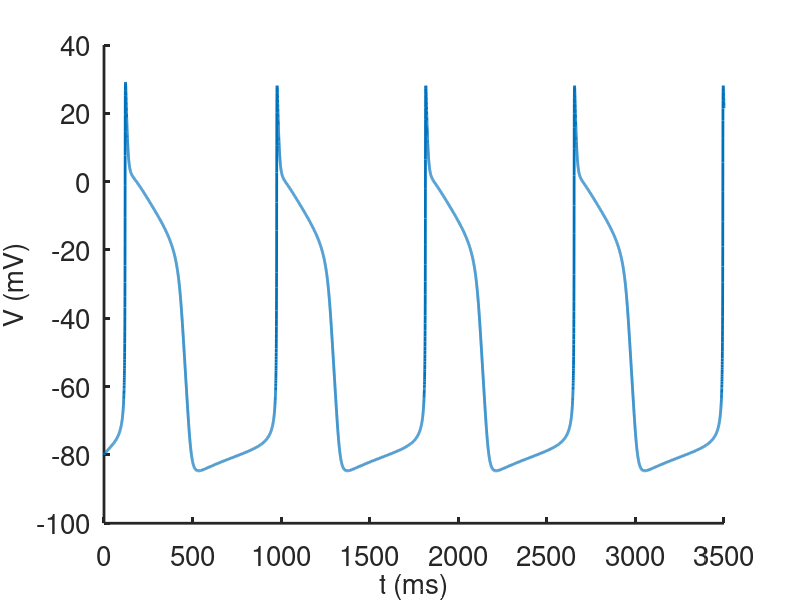
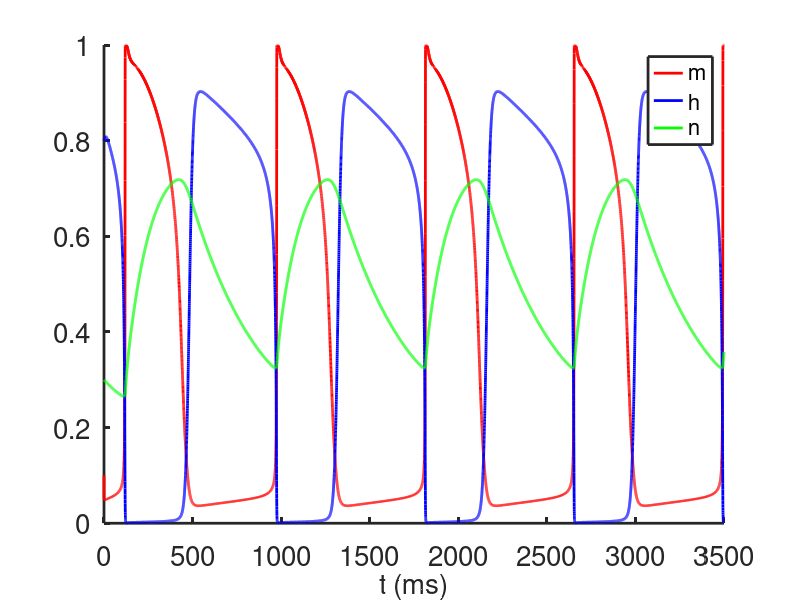
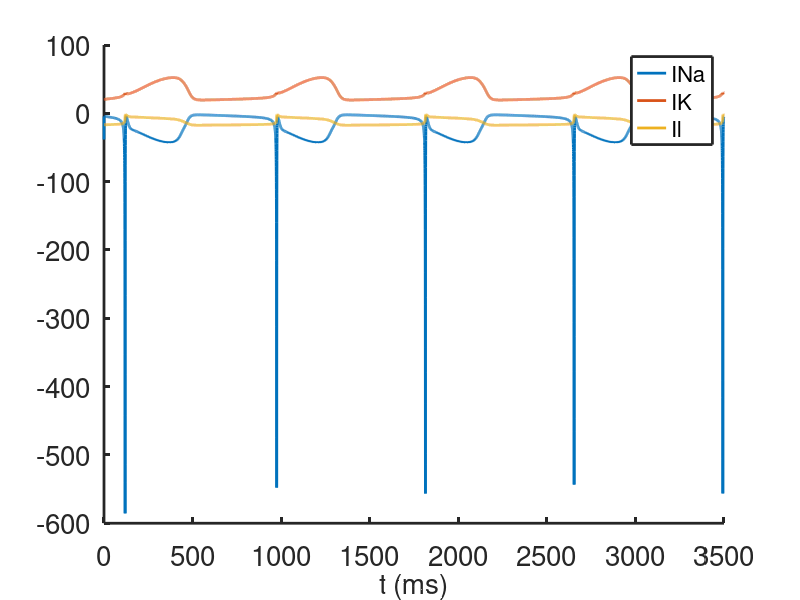

Write MATLAB code to recreate these figures, in order.

%  -------------------------------------------------------------------
%
%   ODE integrator for the Noble Purkinje fiber model equations.
%
%   For Chapter 12, Section 12.2.1 of
%   Keener and Sneyd, Mathematical Physiology, 3rd Edition, Springer.
%
%   Written by James Keener and James Sneyd.
%
%  -------------------------------------------------------------------

%%%%%%%%%%%%%%%%%%%%%%%%%%%%%%%%%%%%%%%%%%%%%%%%%%%%%%%%%%%%%%%%%%%%%%%%%%%%%
%                                                                           %
%  The vector S = [ V m h n] contains                             %
%  V (the membrane potential), and gating variables m, h, n.                                                        %
%                                                                           %
%%%%%%%%%%%%%%%%%%%%%%%%%%%%%%%%%%%%%%%%%%%%%%%%%%%%%%%%%%%%%%%%%%%%%%%%%%%%%


function Noble_ode

%this uses a slightly different way of organizing parameters
close all
clear all
clc
set(0,                           ...
   'defaultaxesfontsize', 20,   ...
   'defaultaxeslinewidth', 2.0, ...
   'defaultlinelinewidth', 2.0);
% The natural period is about 800'
global gnabar Vna gan Van Vk cm C V0 Inp

gnabar = 400.;
Vna = 40.;
gan = 0.14;
Van = 40.;
Vk = -100.;
cm = 12.;

%The matrix C contains parameters for alpha beta's
C=[[0,0,0.1,-1,-1/15];  [0,0,-0.12,-1,0.2];
     [0.17, -0.05 ,0 ,0 ,0];[1,0,0,1,-0.1];
     [0, 0, 0.0001,-1,-0.1];[0.002,-0.0125,0,0,0]];

V0=[-48;-8;-90;-42;-50;-90];  %Nernst potentials of the currents

tstep = .2;
t_end = 3500;

% specify initial data:
Inp = 0; %.8;
V = -80;
m=0.1;
h = 0.8;
n = 0.3;
%specify the output points
tspan = [0:tstep:t_end];

s0 = [V;m;h;n];

[T,S] = ode23(@NobledeRHS,tspan, s0, odeset('maxstep',1));
V = S(:,1);
m = S(:,2);
h = S(:,3);
n = S(:,4);

figure(1)
 
plot(T,V,'linewidth',2)
xlabel('t (ms)','fontsize',20)
ylabel('V (mV)','fontsize',20)
box off
figure(2)
plot(T,m,'r',T,h,'b',T,n,'g','linewidth',2)
legend('m','h','n','fontsize',16)
xlabel('t (ms)','fontsize',20)
box off
for j = 1:length(T)
    s = S(j,:);
    currents = IV(s);
    INa(j) = currents(1);
    IK(j) = currents(2);
    Icl(j) = currents(3);
end
figure(3)
plot(T,INa,T,IK,T,Icl,'linewidth',2)
legend('INa','IK','Il','fontsize',16)
xlabel('t (ms)','fontsize',20)
box off
end % of main

% ------------------------------------------


%%
%the right hand side for ode simulation:
function s_prime=NobledeRHS(t,s)
global gnabar Vna gan Van Vk C Inp cm

V = s(1);
m = s(2);
n = s(4);
h = s(3);

alphabeta=ab(V);
currents = IV(s);
INa = currents(1);
IK = currents(2);
Ian = currents(3);

Fv = -(INa+IK+Ian +Inp)/cm;
Fg = alphabeta(1:2:5).*(1-s(2:4))-alphabeta(2:2:6).*s(2:4);

s_prime = [Fv ; Fg];
end


%%
function currents=IV(s)
global gnabar Vna gan Van Vk cm Inp

V = s(1);
m = s(2);
n = s(4);
h = s(3);

gna = gnabar*m.^3*h ;
gk1 = 1.2*exp(-(V+90.)/50.) + 0.015*exp((V+90.)/60.);
gk2 = 1.2*n.^4;
INa = gna*(V-Vna);
Ik = (gk1+gk2)*(V-Vk);
Ian = gan*(V-Van);

currents = [INa, Ik, Ian];
end


%%
function alphabeta=ab(V)
% there are 5 parameters C for each alpha, beta
global C V0
alphabeta = (C(:,1).*exp(C(:,2).*(V-V0))+C(:,3).*(V-V0))./(1+C(:,4).*exp(C(:,5).*(V-V0)));
end
